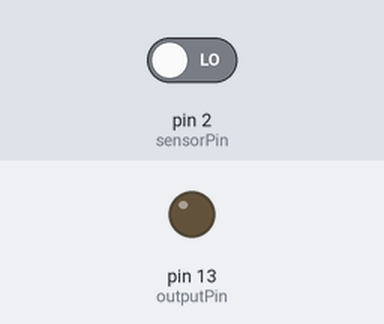
Recording of a sketch running on a simulated Arduino Uno, built with avr-gcc and run on an emulated ATmega328P. Shown: output pins drawn as LEDs (lit = HIGH). The test bench sets the inputs (shaded band); at power-on: pin 2 (sensorPin) LOW.

Above: at 1.2 s.
1.3 s: pin 2 (sensorPin) driven HIGH
At 2.1 s:
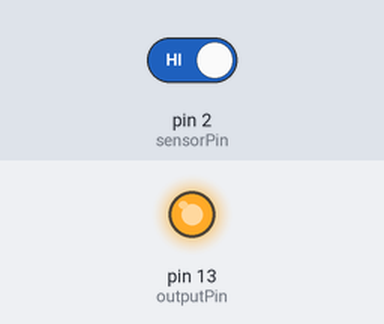
2.8 s: pin 2 (sensorPin) driven LOW
At 3.2 s:
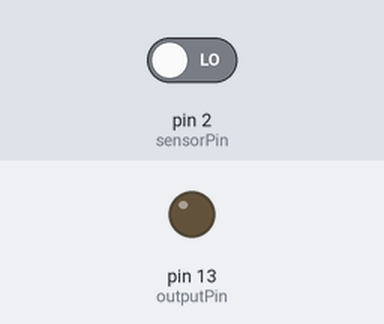
Timing chart, 0 to 5.8 s (numbered marks = the images above; inputs shaded):
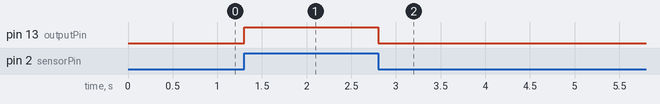

Measured:
- after the input at 1.3 s, pin 13 (outputPin): LOW → HIGH at once
- after the input at 2.8 s, pin 13 (outputPin): HIGH → LOW at once

The sketch:

human-sensor.ino
```cpp
/*
 * 此範例透過人體感測搭配內建 LED
 *  顯示人體感測狀態
 *
 *  有感應：LED 發亮
 *  有感應：LED 不發亮
 */
int sensorPin = 2;
int outputPin = 13;
int sensorValue;

void setup() {
  pinMode(outputPin,OUTPUT);
  pinMode(sensorPin,INPUT);
}

void loop() {
  sensorValue = digitalRead(sensorPin);
  if(sensorValue == HIGH)
  {
    digitalWrite(outputPin,HIGH);
  }else{
    digitalWrite(outputPin,LOW);
  }
  delay(100);
}
```
